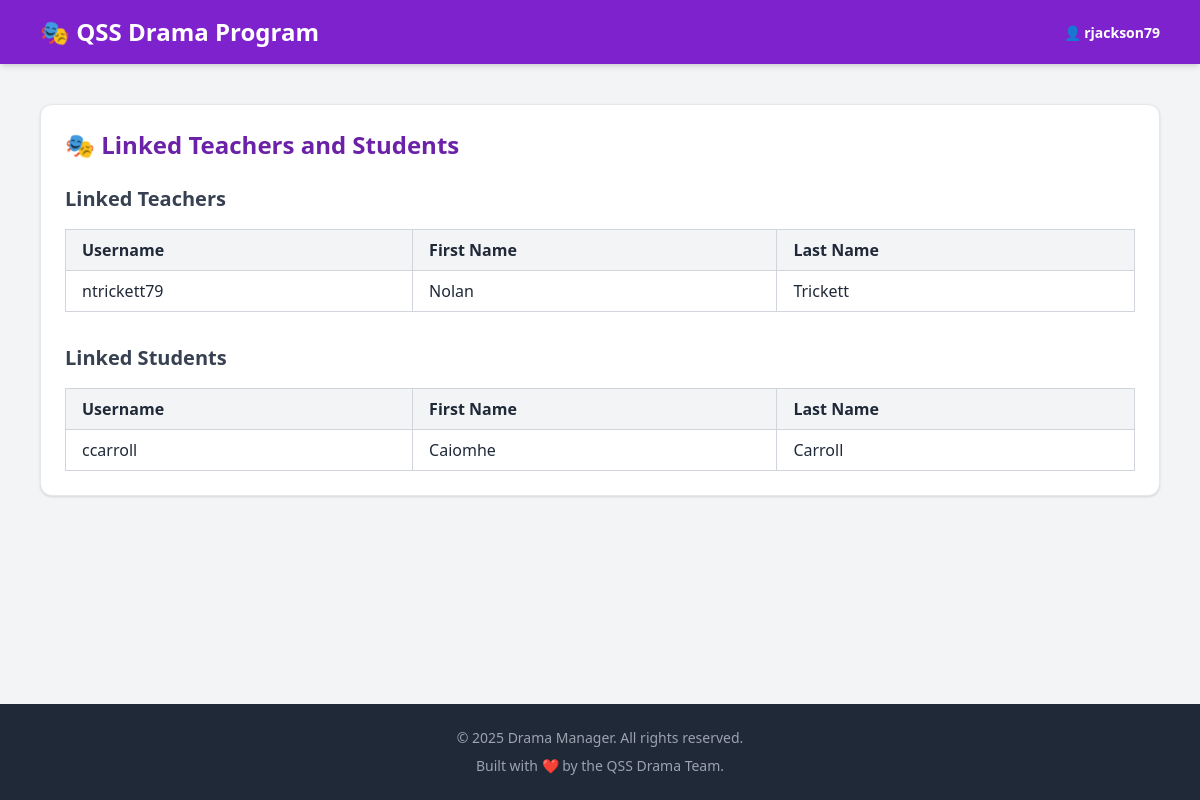
Screenshot of /users/linked_teachers_and_students.php (signed in) with the database file from the repository.
### tables this page shows
CREATE TABLE `teachers` (
  `id` int(11) NOT NULL,
  `username` varchar(50) NOT NULL,
  `first_name` varchar(50) NOT NULL,
  `last_name` varchar(50) NOT NULL,
  `preferred_name` varchar(50) DEFAULT NULL,
  `email` varchar(100) NOT NULL,
  `district_no` varchar(10) NOT NULL,
  `password_hash` varchar(255) NOT NULL,
  `teacher_code` varchar(20) NOT NULL,
  `created_at` timestamp NOT NULL DEFAULT current_timestamp()
);

CREATE TABLE `students` (
  `id` int(11) NOT NULL,
  `username` varchar(50) NOT NULL,
  `first_name` varchar(50) NOT NULL,
  `last_name` varchar(50) NOT NULL,
  `teacher_id` int(11) NOT NULL,
  `created_at` timestamp NOT NULL DEFAULT current_timestamp()
);

### users/linked_teachers_and_students.php (the view, shortened to what this page needs)
<?php
require_once __DIR__ . '/../backend/db.php';
$loggedInUsername = $_SESSION['username'];
$stmt = $pdo->prepare("SELECT id FROM teachers WHERE username = ?");
$stmt->execute([$loggedInUsername]);
$leadTeacher = $stmt->fetch(PDO::FETCH_ASSOC);
$leadTeacherId = $leadTeacher['id'];
$stmt = $pdo->prepare("
    SELECT t.username, t.first_name, t.last_name
    FROM teacher_links tl
    JOIN teachers t ON tl.linked_teacher_id = t.id
    WHERE tl.lead_teacher_id = ?
");
$stmt->execute([$leadTeacherId]);
$linkedTeachers = $stmt->fetchAll(PDO::FETCH_ASSOC);
$stmt = $pdo->prepare("
    SELECT s.username, s.first_name, s.last_name
    FROM students s
    WHERE s.teacher_id = ?
");
$stmt->execute([$leadTeacherId]);
$linkedStudents = $stmt->fetchAll(PDO::FETCH_ASSOC);
?>
<!DOCTYPE html>
<html lang="en">
<head>
  <script src="https://cdn.tailwindcss.com"></script>
</head>
<body class="bg-gray-100 text-gray-800 flex flex-col min-h-screen">
  <?php include '../header.php'; ?>
  <main class="flex-1 w-full max-w-6xl px-4 py-10 mx-auto">
    <div class="bg-white rounded-xl shadow p-6 border border-gray-200">
      <h1 class="text-2xl font-bold text-purple-800 mb-6">🎭 Linked Teachers and Students</h1>
      <div class="mb-8">
        <h2 class="text-xl font-semibold text-gray-700 mb-4">Linked Teachers</h2>
        <?php if (count($linkedTeachers) > 0): ?>
          <table class="w-full border-collapse border border-gray-300">
            <thead>
              <tr class="bg-gray-100">
                <th class="border border-gray-300 px-4 py-2 text-left">Username</th>
                <th class="border border-gray-300 px-4 py-2 text-left">First Name</th>
                <th class="border border-gray-300 px-4 py-2 text-left">Last Name</th>
              </tr>
            </thead>
            <tbody>
              <?php foreach ($linkedTeachers as $teacher): ?>
                <tr>
                  <td class="border border-gray-300 px-4 py-2"><?= htmlspecialchars($teacher['username']) ?></td>
                  <td class="border border-gray-300 px-4 py-2"><?= htmlspecialchars($teacher['first_name']) ?></td>
                  <td class="border border-gray-300 px-4 py-2"><?= htmlspecialchars($teacher['last_name']) ?></td>
                </tr>
              <?php endforeach; ?>
            </tbody>
          </table>
        <?php else: ?>
          <p class="text-gray-600">No teachers are linked to you.</p>
        <?php endif; ?>
      </div>
      <div>
        <h2 class="text-xl font-semibold text-gray-700 mb-4">Linked Students</h2>
        <?php if (count($linkedStudents) > 0): ?>
          <table class="w-full border-collapse border border-gray-300">
            <thead>
              <tr class="bg-gray-100">
                <th class="border border-gray-300 px-4 py-2 text-left">Username</th>
                <th class="border border-gray-300 px-4 py-2 text-left">First Name</th>
                <th class="border border-gray-300 px-4 py-2 text-left">Last Name</th>
              </tr>
            </thead>
            <tbody>
              <?php foreach ($linkedStudents as $student): ?>
                <tr>
                  <td class="border border-gray-300 px-4 py-2"><?= htmlspecialchars($student['username']) ?></td>
                  <td class="border border-gray-300 px-4 py-2"><?= htmlspecialchars($student['first_name']) ?></td>
                  <td class="border border-gray-300 px-4 py-2"><?= htmlspecialchars($student['last_name']) ?></td>
                </tr>
              <?php endforeach; ?>
            </tbody>
          </table>
        <?php else: ?>
          <p class="text-gray-600">No students are linked to you.</p>
        <?php endif; ?>
      </div>
    </div>
  </main>
  <?php include '../footer.php'; ?>
</body>
</html>

### rows the page displays
teachers: username "ntrickett79", first_name "Nolan", last_name "Trickett"
students: username "ccarroll", first_name "Caiomhe", last_name "Carroll"

### other values shown
$_SESSION['username'] "rjackson79"
